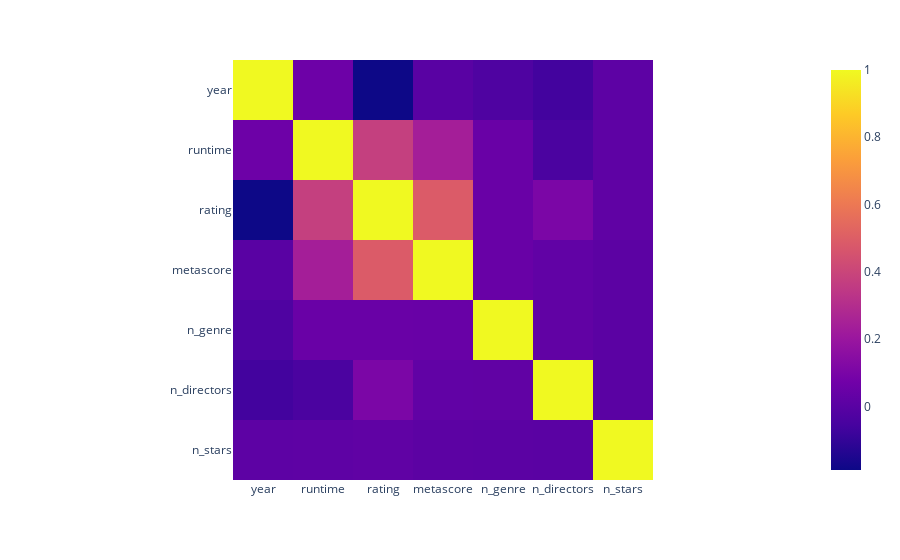

Notebook cell for this chart:
### Code cell
corr = df_.corr()
px.imshow(corr)

### Figure 1 — Plotly figure (JSON) as saved in the notebook; plotly's stock layout.template omitted (floating-point values rounded to 4 significant figures)
{"data": [{"coloraxis": "coloraxis", "hovertemplate": "x: %{x}<br>y: %{y}<br>color: %{z}<extra></extra>", "name": "0", "type": "heatmap", "x": ["year", "runtime", "rating", "metascore", "n_genre", "n_directors", "n_stars"], "xaxis": "x", "y": ["year", "runtime", "rating", "metascore", "n_genre", "n_directors", "n_stars"], "yaxis": "y", "z": [[1, 0.05867, -0.1893, 0.000732, -0.03114, -0.06339, 0.01317], [0.05867, 1, 0.3753, 0.2379, 0.04671, -0.04135, 0.01427], [-0.1893, 0.3753, 1, 0.488, 0.04675, 0.1027, 0.0201], [0.000732, 0.2379, 0.488, 1, 0.044, 0.0239, 0.008284], [-0.03114, 0.04671, 0.04675, 0.044, 1, 0.02267, 0.006437], [-0.06339, -0.04135, 0.1027, 0.0239, 0.02267, 1, 0.00153], [0.01317, 0.01427, 0.0201, 0.008284, 0.006437, 0.00153, 1]]}], "layout": {"coloraxis": {"colorscale": [[0, "#0d0887"], [0.1111, "#46039f"], [0.2222, "#7201a8"], [0.3333, "#9c179e"], [0.4444, "#bd3786"], [0.5556, "#d8576b"], [0.6667, "#ed7953"], [0.7778, "#fb9f3a"], [0.8889, "#fdca26"], [1, "#f0f921"]]}, "margin": {"t": 60}, "xaxis": {"anchor": "y", "constrain": "domain", "domain": [0, 1], "scaleanchor": "y"}, "yaxis": {"anchor": "x", "autorange": "reversed", "constrain": "domain", "domain": [0, 1]}}}
